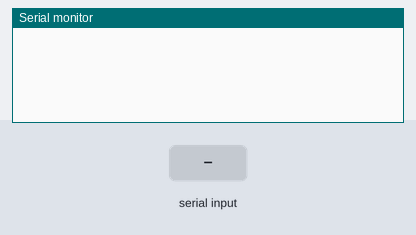
A sketch run on a simulated Arduino Uno, built with avr-gcc and run on an emulated ATmega328P. On the bench: the last lines printed to the serial monitor. The inputs (shaded band) are chosen by the test bench.

Above: at 2.8 s.
2.9 s: "90,45\n" received over the second serial link
At 3.3 s:
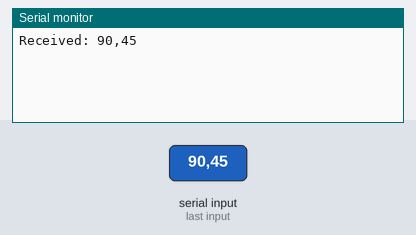
4.5 s: "0\n" received over the second serial link
At 6.9 s:
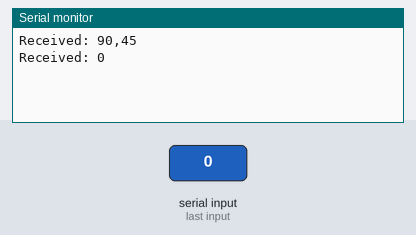

The sketch:

11_DC_Servo.ino
```cpp
#include <Servo.h>                                         // 서보모터 라이브러리 불러오기
#include <SoftwareSerial.h>

#define PIN_DC_DIRECTION 13                                // DC모터(레일) 방향을 정하는 핀 (L298P 쉴드의 MOTOR B포트 핀 사용)
#define PIN_DC_SPEED 11                                    // DC모터(레일) 속도를 정하는 핀 (L298P 쉴드의 MOTOR B포트 핀 사용)

SoftwareSerial mySerial(5, 6); // RX, TX

const int railSpeed = 120;                                 // 레일(DC모터) 속도 선언. 레일 속도 조정 필요 시 이 값을 변경
const int railMoveMillis = 2000;                           // 레일이 움직일 시간 선언(밀리초). 조정 필요 시 이 값을 변경
int recvData;
Servo servo;

void setup() {
    pinMode(PIN_DC_DIRECTION, OUTPUT);                     // dc모터의 방향을 제어하는 핀을 output으로 설정
    digitalWrite(PIN_DC_DIRECTION, HIGH);                  // 방향은 전진. 의도한 방향과 반대일 경우 HIGH -> LOW로 변경
    Serial.begin(9600);  // 기본 시리얼 통신 시작 (디버깅 용도)
    mySerial.begin(9600); // SoftwareSerial 통신 시작
}
void loop() {
  if (mySerial.available() > 0) {  // SoftwareSerial 데이터가 있는지 확인
    String data = mySerial.readStringUntil('\n');  // 데이터를 읽고 문자열로 변환
    Serial.print("Received: ");  // 시리얼 모니터에 데이터 출력
    Serial.println(data);
    recvData = data.toInt();
  }
  if (recvData == 0)
  {
    analogWrite(PIN_DC_SPEED, 0);
  }
  else{
    moveRail();
  }
  delay(1000);
}
void moveRail(){
    analogWrite(PIN_DC_SPEED, railSpeed);                   // 레일이 움직이기 시작
    delay(railMoveMillis);                                  // railMoveMillis(=2000ms = 2s)간 움직임
    // analogWrite(PIN_DC_SPEED, 0);                           // 정지
    // delay(1000);
}
```

Measured:
- after the input at 2.9 s, the serial monitor: prints a new line after 0.10 s (image 1)
- after the input at 4.5 s, the serial monitor: prints a new line after 1.5 s (image 2)
